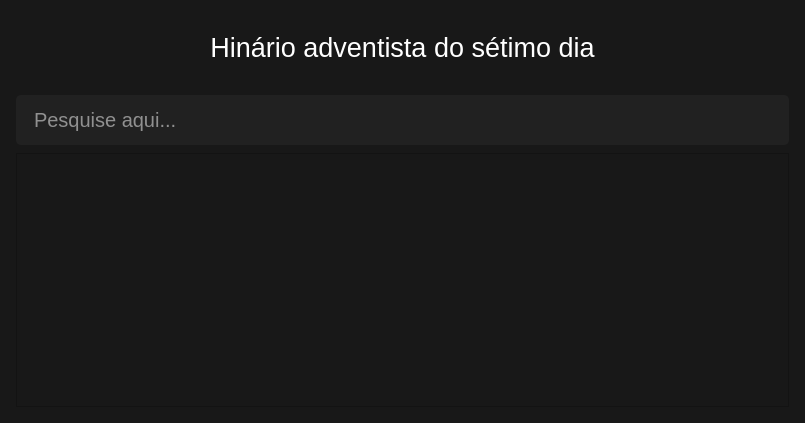
<?xml version="1.0" encoding="UTF-8"?>
<ui version="4.0">
 <class>MainWindow</class>
 <widget class="QMainWindow" name="MainWindow">
  <property name="geometry">
   <rect>
    <x>0</x>
    <y>0</y>
    <width>805</width>
    <height>423</height>
   </rect>
  </property>
  <property name="windowTitle">
   <string>Projetor bíblico</string>
  </property>
  <property name="styleSheet">
   <string notr="true">QPushButton {
	padding: 4px;
	background-color: transparent;
	border-radius: 16px;
}

QPushButton:hover {
	background-color: #ccc;
	color: white;
}</string>
  </property>
  <widget class="QWidget" name="centralwidget">
   <property name="styleSheet">
    <string notr="true">background-color: #181818;
padding: 24px;</string>
   </property>
   <layout class="QVBoxLayout" name="verticalLayout">
    <property name="spacing">
     <number>8</number>
    </property>
    <property name="leftMargin">
     <number>16</number>
    </property>
    <property name="topMargin">
     <number>8</number>
    </property>
    <property name="rightMargin">
     <number>16</number>
    </property>
    <property name="bottomMargin">
     <number>16</number>
    </property>
    <item>
     <widget class="QLabel" name="label">
      <property name="font">
       <font>
        <pointsize>20</pointsize>
       </font>
      </property>
      <property name="styleSheet">
       <string notr="true">color: white;</string>
      </property>
      <property name="text">
       <string>Hinário adventista do sétimo dia</string>
      </property>
      <property name="alignment">
       <set>Qt::AlignCenter</set>
      </property>
     </widget>
    </item>
    <item>
     <layout class="QGridLayout" name="gridLayout">
      <item row="0" column="0">
       <widget class="QLineEdit" name="lineEdit">
        <property name="maximumSize">
         <size>
          <width>1024</width>
          <height>16777215</height>
         </size>
        </property>
        <property name="styleSheet">
         <string notr="true">border-radius: 5px;
background-color: #212121;
text-align: center;
color: white;
padding: 12px 16px;
font-size: 20px;</string>
        </property>
        <property name="text">
         <string/>
        </property>
        <property name="placeholderText">
         <string>Pesquise aqui...</string>
        </property>
       </widget>
      </item>
      <item row="1" column="0">
       <widget class="QListWidget" name="listWidget">
        <property name="maximumSize">
         <size>
          <width>1024</width>
          <height>16777215</height>
         </size>
        </property>
       </widget>
      </item>
     </layout>
    </item>
   </layout>
  </widget>
  <action name="actionSair">
   <property name="text">
    <string>Sair</string>
   </property>
  </action>
  <action name="action_about">
   <property name="text">
    <string>Sobre</string>
   </property>
  </action>
  <action name="actionVerificar_se_h_atualiza_es">
   <property name="text">
    <string>Verificar se há atualizações</string>
   </property>
  </action>
  <action name="action_quit">
   <property name="text">
    <string>Sair</string>
   </property>
  </action>
  <action name="action_export_history">
   <property name="text">
    <string>Exportar histórico</string>
   </property>
  </action>
  <action name="action_advanced_search">
   <property name="text">
    <string>Pesquisa avançada</string>
   </property>
  </action>
  <action name="action_install_version">
   <property name="text">
    <string>Instalar versão</string>
   </property>
  </action>
  <action name="action_remote">
   <property name="text">
    <string>Controle remoto</string>
   </property>
  </action>
  <action name="action_projector_settings">
   <property name="text">
    <string>Projeção</string>
   </property>
  </action>
  <action name="action_theme_settings">
   <property name="text">
    <string>Temas</string>
   </property>
  </action>
 </widget>
 <resources/>
 <connections/>
</ui>
